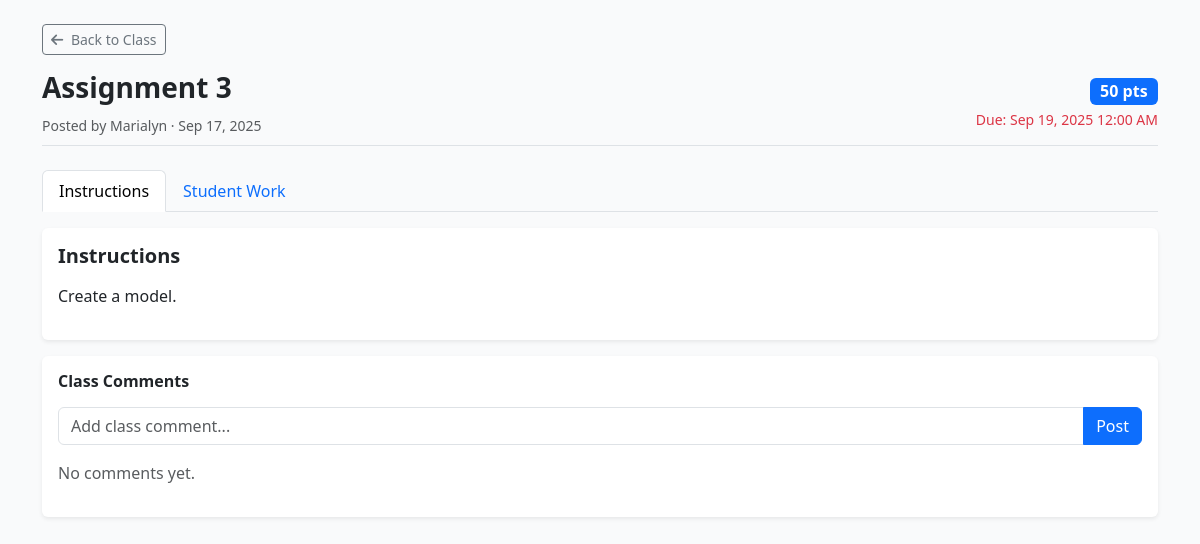
/teachers/assignment/9/ (signed in), run on the app's committed database.
### teachers/models.py (models this page shows, shortened)
class Assignment(models.Model):
    class_obj = models.ForeignKey(Class, on_delete=models.CASCADE, related_name="assignments")
    title = models.CharField(max_length=200)
    instructions = models.TextField(blank=True)
    points = models.IntegerField(default=100)
    due_date = models.DateTimeField(null=True, blank=True)
    due_time = models.TimeField(null=True, blank=True)
    created_at = models.DateTimeField(auto_now_add=True)
    assigned_to = models.ManyToManyField(settings.AUTH_USER_MODEL, related_name="student_assignments", blank=True)

class Class(models.Model):
    class_name = models.CharField(max_length=100)
    subject_name = models.CharField(max_length=100)
    section = models.CharField(max_length=50)
    time = models.TimeField(null=True, blank=True)
    teacher = models.ForeignKey(
        settings.AUTH_USER_MODEL,
        on_delete=models.CASCADE,
        related_name="created_classes"
    )
    code = models.CharField(max_length=10, unique=True, default=generate_class_code)
    students = models.ManyToManyField(
        settings.AUTH_USER_MODEL,
        related_name="enrolled_classes",
        blank=True
    )
    is_archived = models.BooleanField(default=False)  # ✅ new field
    banner = models.ImageField(upload_to="class_banners/", blank=True, null=True)
    theme = models.CharField(max_length=50, blank=True, null=True)  # NEW field
    gdrive_folder_id = models.CharField(max_length=200, blank=True, null=True)

### accounts/models.py (models this page shows, shortened)
class User(AbstractUser):
    ROLE_CHOICES = [
        ('student', 'Student'),
        ('teacher', 'Teacher'),
        ('parent', 'Parent'),
        ('admin', 'Admin'),
        ("school_admin", "School Admin"),
    ]
    role = models.CharField(
        max_length=20,
        choices=ROLE_CHOICES,
        blank=True,   # ✅ allow empty
        null=True     # ✅ allow NULL in DB
    )

### teachers/views.py (the view, shortened to what this page needs)
# urls.py: path("assignment/<int:assignment_id>/", views.assignment_detail, name="assignment_detail"),
@login_required
def assignment_detail(request, assignment_id):
    assignment = get_object_or_404(Assignment, id=assignment_id)
    is_teacher = assignment.class_obj.teacher == request.user
    is_past_due = False
    if assignment.due_date and timezone.now() > assignment.due_date:
        is_past_due = True
    student_submission = None
    if not is_teacher:
        student_submission = Submission.objects.filter(
            assignment=assignment, student=request.user
        ).first()
    submissions = []
    not_turned_in = []
    turned_in_count = 0
    assigned_count = 0
    if is_teacher:
        enrolled_students = assignment.class_obj.students.all()
        submissions = Submission.objects.filter(assignment=assignment).select_related("student")
        submitted_students = submissions.values_list("student_id", flat=True)
        not_turned_in = enrolled_students.exclude(id__in=submitted_students)
        turned_in_count = submissions.count()
        assigned_count = enrolled_students.count() - turned_in_count
    context = {
        "assignment": assignment,
        "is_teacher": is_teacher,
        "student_submission": student_submission,
        "submissions": submissions,
        "not_turned_in": not_turned_in,
        "turned_in_count": turned_in_count,
        "assigned_count": assigned_count,
        "is_past_due": is_past_due,
    }
    return render(request, "teachers/assignment_detail.html", context)

### teachers/templates/teachers/assignment_detail.html (shortened to what this page needs)
{% load static %}
<!DOCTYPE html>
<html lang="en">
<head>
  <link href="https://cdn.jsdelivr.net/npm/bootstrap@5.3.2/dist/css/bootstrap.min.css" rel="stylesheet">
  <link href="https://cdnjs.cloudflare.com/ajax/libs/font-awesome/6.4.0/css/all.min.css" rel="stylesheet">
</head>
<body>
<div class="container mt-4">
  <a class="btn btn-outline-secondary btn-sm mb-3"
     href="{% url 'teachers:subject' assignment.class_obj.id %}">
    <i class="fa-solid fa-arrow-left me-1"></i> Back to Class
  </a>
  <div class="d-flex justify-content-between align-items-center mb-4 border-bottom pb-2">
    <div>
      <h3 class="fw-bold">{{ assignment.title }}</h3>
      <small class="text-muted">
        Posted by {{ assignment.class_obj.teacher.get_full_name }} ·
        {{ assignment.created_at|date:"M d, Y" }}
      </small>
    </div>
    <div class="text-end">
      <span class="badge bg-primary fs-6">{{ assignment.points }} pts</span>
      {% if assignment.due_date %}
        <div class="text-danger small mt-1">
          Due: {{ assignment.due_date|date:"M d, Y h:i A" }}
        </div>
      {% endif %}
    </div>
  </div>
  <ul class="nav nav-tabs" id="assignmentTabs" role="tablist">
    <li class="nav-item" role="presentation">
      <button class="nav-link active" id="instructions-tab" data-bs-toggle="tab"
              data-bs-target="#instructions" type="button" role="tab">
        Instructions
      </button>
    </li>
    <li class="nav-item" role="presentation">
      <button class="nav-link" id="studentwork-tab" data-bs-toggle="tab"
              data-bs-target="#studentwork" type="button" role="tab">
        Student Work
      </button>
    </li>
  </ul>
  <div class="tab-content mt-3" id="assignmentTabsContent">
    <div class="tab-pane fade show active" id="instructions" role="tabpanel">
      <div class="card shadow-sm border-0 mb-3">
        <div class="card-body">
          <h5 class="fw-bold mb-3">Instructions</h5>
          <p class="fs-6">{{ assignment.instructions|linebreaksbr|default:"No instructions provided." }}</p>
        </div>
      </div>
      <div class="card shadow-sm border-0">
        <div class="card-body">
          <h6 class="fw-bold mb-3">Class Comments</h6>
          <form method="post" action="{}" class="mb-3">
            <div class="input-group">
              <input type="text" name="comment" class="form-control" placeholder="Add class comment...">
              <button class="btn btn-primary" type="submit">Post</button>
            </div>
          </form>
          {% for comment in assignment.class_comments.all %}
            <div class="mb-3 p-2 border-bottom">
              <div class="d-flex align-items-center mb-1">
                <div class="profile-circle me-2">
                  {{ comment.user.first_name|slice:":1" }}
                </div>
                <strong>{{ comment.user.get_full_name }}</strong>
              </div>
              <p class="mb-1">{{ comment.text }}</p>
              <small class="text-muted">{{ comment.created_at|timesince }} ago</small>
            </div>
          {% empty %}
            <p class="text-muted">No comments yet.</p>
          {% endfor %}
        </div>
      </div>
    </div>
      </div>
    </div>
</body>
</html>

### teachers/templates/teachers/assignment_detail.html (style rules this page uses)
body { background-color: #f9fafb; }

### data on the page
Assignment: title "Assignment 3", class_obj.teacher.get_full_name "Marialyn", created_at "Sep 17, 2025", points "50", due_date "Sep 19, 2025 12:00 AM", instructions "Create a model."
